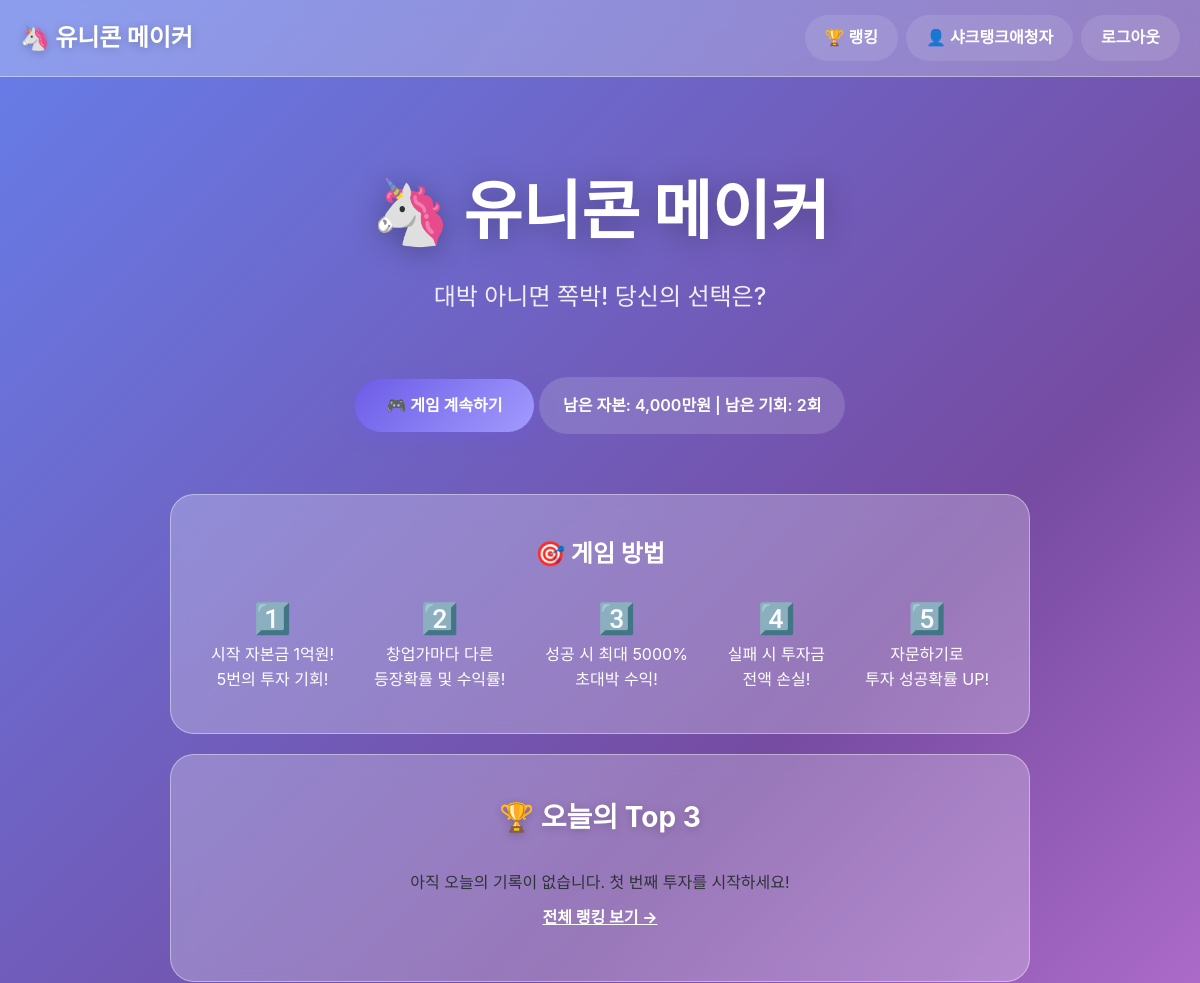
Before: / (signed in, upper part) with the older database file.
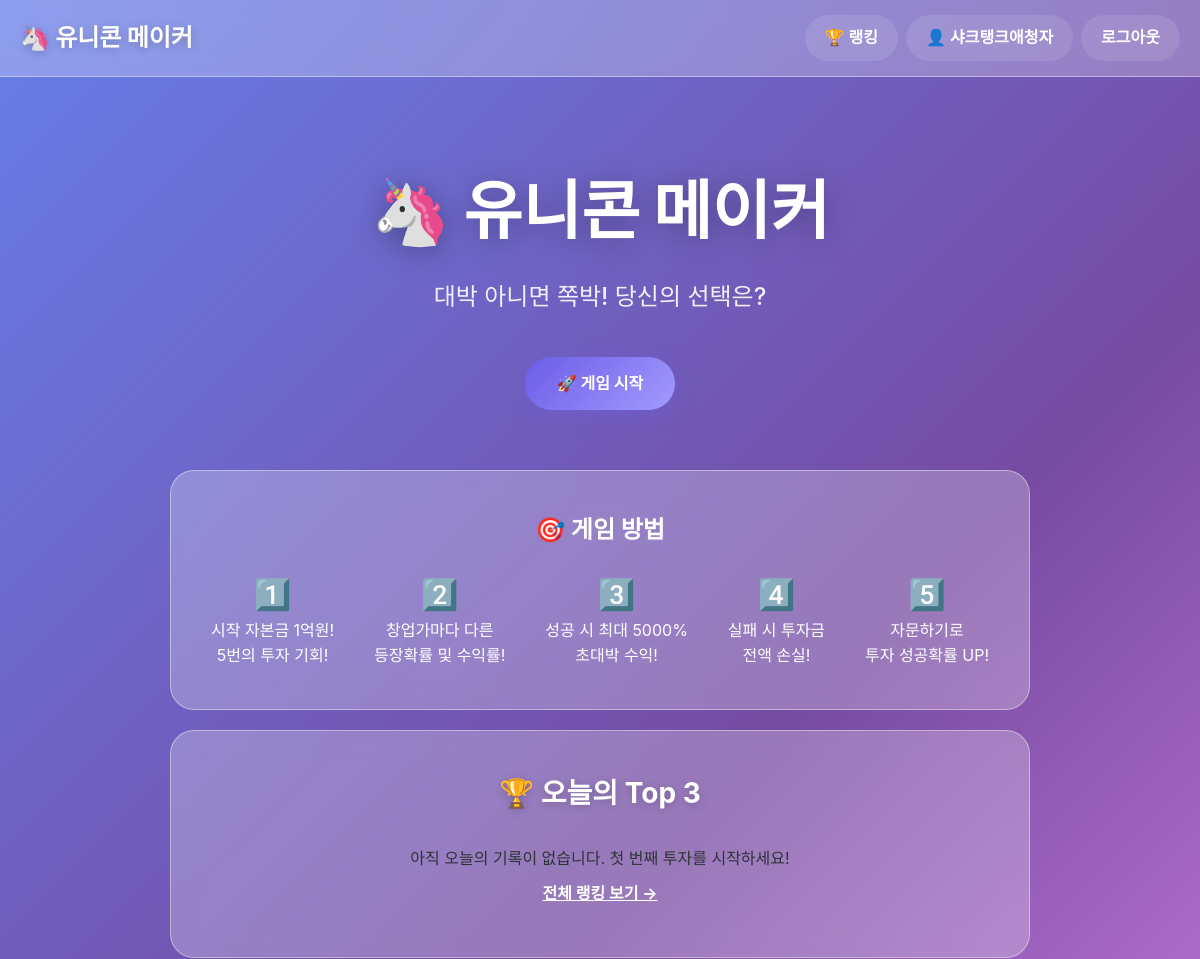
After: the same page with the newer database file.
### game/models.py (models this page shows, shortened)
class GameSession(models.Model):
    user = models.ForeignKey(
        User,
        on_delete=models.CASCADE,
        related_name='game_sessions',
        verbose_name='플레이어'
    )
    current_capital = models.BigIntegerField(
        default=10000,  # 만원 단위, 1억 = 10000
        verbose_name='현재 자본금(만원)'
    )
    remaining_chances = models.IntegerField(
        default=5,
        verbose_name='남은 기회'
    )
    is_finished = models.BooleanField(
        default=False,
        verbose_name='종료 여부'
    )
    final_profit_rate = models.FloatField(
        null=True,
        blank=True,
        verbose_name='최종 수익률(%)'
    )
    created_at = models.DateTimeField(
        auto_now_add=True,
        verbose_name='생성 시간'
    )
    remaining_reroles = models.IntegerField(
        default=5,
        verbose_name='남은 패스 횟수'
    )

### game/views.py (the view)
# urls.py: path('', views.main_view, name='main'),
def main_view(request):
    top3 = get_top3()
    context = {
        'top3': top3,
    }
    if request.user.is_authenticated:
        active_session = GameSession.objects.filter(
            user=request.user,
            is_finished=False
        ).first()
        context['active_session'] = active_session
    return render(request, 'game/main.html', context)

### game/templatetags/number_filters.py (called while the page is built)
@register.filter
def korean_currency(value):
    try:
        value = int(value)
    except (ValueError, TypeError):
        return value
    if value == 0:
        return "0원"
    jo = value // 100000000  # 조
    remainder = value % 100000000
    eok = remainder // 10000  # 억
    man = remainder % 10000  # 만
    parts = []
    if jo > 0:
        parts.append(f"{jo:,}조")
    if eok > 0:
        parts.append(f"{eok:,}억")
    if man > 0:
        parts.append(f"{man:,}만원")
    elif parts:  # 억/조가 있는데 만원 단위가 0이면
        parts[-1] += "원"
    return " ".join(parts) if parts else "0원"

### game/views.py (called while the page is built)
def get_top3():
    today = timezone.now().date()
    top3 = GameSession.objects.filter(
        is_finished=True,
        created_at__date=today
    ).order_by('-final_profit_rate')[:3]
    return top3

### templates/game/main.html (shortened to what this page needs)
{% extends 'game/base.html' %}
{% load static %}
{% load number_filters %}
{% block content %}
<div class="main-page">
    <section class="hero">
        <h1>🦄 유니콘 메이커</h1>
        <p class="slogan">대박 아니면 쪽박! 당신의 선택은?</p>
        {% if user.is_authenticated %}
            {% if active_session %}
                <a href="{% url 'game:play' session_id=active_session.pk %}" class="btn btn-primary" onclick="showLoading()">
                    🎮 게임 계속하기
                </a>
                <p class="session-info">
                    남은 자본: {{ active_session.current_capital|korean_currency }} |
                    남은 기회: {{ active_session.remaining_chances }}회
                </p>
            {% else %}
                <a href="{% url 'game:game_start' %}" class="btn btn-primary" onclick="showLoading()">
                    🚀 게임 시작
                </a>
            {% endif %}
        {% else %}
            <a href="{% url 'game:login' %}" class="btn btn-primary">로그인하고 시작</a>
            <a href="{% url 'game:signup' %}" class="btn btn-secondary">회원가입</a>
        {% endif %}
    </section>
    <div class="main-grid">
        <section class="how-to-play">
            <h2>🎯 게임 방법</h2>
            <div class="how-to-play2">
                <p><span class="emoji-number">1️⃣</span>시작 자본금 1억원!<br>5번의 투자 기회!</p>
                <p><span class="emoji-number">2️⃣</span>창업가마다 다른<br>등장확률 및 수익률!</p>
                <p><span class="emoji-number">3️⃣</span>성공 시 최대 5000%<br>초대박 수익!</p>
                <p><span class="emoji-number">4️⃣</span>실패 시 투자금<br>전액 손실!</p>
                <p><span class="emoji-number">5️⃣</span>자문하기로<br>투자 성공확률 UP!</p>
            </div>
        </section>
        <section class="top3-section">
            <h2>🏆 오늘의 Top 3</h2>
            {% if top3 %}
                <div class="top3-list">
                    {% for session in top3 %}
                    <div class="top3-item rank-{{ forloop.counter }}">
                        <span class="rank">{{ forloop.counter }}</span>
                        <div class="profile-image">
                        {% if user.img_profile %}
                            <img src="{{ user.img_profile.url }}" alt="프로필 이미지">
                        {% else %}
                            <div class="default-avatar">👤</div>
                        {% endif %}
                        </div>
                        <span class="nickname">{{ session.user.nickname }}</span>
                        <span class="profit {% if session.final_profit_rate >= 0 %}positive{% else %}negative{% endif %}">{{ session.final_profit_rate|floatformat:1 }}%</span>
                    </div>
                    {% endfor %}
                </div>
            {% else %}
                <p>아직 오늘의 기록이 없습니다. 첫 번째 투자를 시작하세요!</p>
            {% endif %}
            <a href="{% url 'game:ranking' %}" class="btn btn-link">전체 랭킹 보기 →</a>
        </section>
    </div>
</div>
{% endblock %}

Changed rows visible on the page:
no longer on this page (row edited): GameSession: current_capital|korean_currency "4,000만원", remaining_chances "2"
Other visible differences:
text no longer shown: "🎮 게임 계속하기 남은 자본: | 남은 기회: 회"
text now shown: "🚀 게임 시작"
